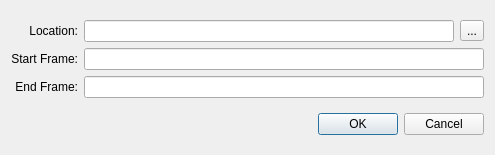
<?xml version="1.0" encoding="UTF-8"?>
<ui version="4.0">
 <class>Dialog</class>
 <widget class="QDialog" name="Dialog">
  <property name="geometry">
   <rect>
    <x>0</x>
    <y>0</y>
    <width>495</width>
    <height>155</height>
   </rect>
  </property>
  <property name="windowTitle">
   <string>Dialog</string>
  </property>
  <layout class="QGridLayout" name="gridLayout_2">
   <item row="0" column="0">
    <layout class="QGridLayout" name="gridLayout">
     <item row="0" column="0">
      <widget class="QLabel" name="label_3">
       <property name="text">
        <string>Location:</string>
       </property>
       <property name="alignment">
        <set>Qt::AlignRight|Qt::AlignTrailing|Qt::AlignVCenter</set>
       </property>
      </widget>
     </item>
     <item row="0" column="1">
      <layout class="QHBoxLayout" name="horizontalLayout">
       <item>
        <widget class="QLineEdit" name="lineEdit_location"/>
       </item>
       <item>
        <widget class="QToolButton" name="toolButton_location">
         <property name="text">
          <string>...</string>
         </property>
        </widget>
       </item>
      </layout>
     </item>
     <item row="1" column="0">
      <widget class="QLabel" name="label">
       <property name="text">
        <string>Start Frame:</string>
       </property>
       <property name="alignment">
        <set>Qt::AlignRight|Qt::AlignTrailing|Qt::AlignVCenter</set>
       </property>
      </widget>
     </item>
     <item row="1" column="1">
      <widget class="QLineEdit" name="lineEdit_startFrame"/>
     </item>
     <item row="2" column="0">
      <widget class="QLabel" name="label_2">
       <property name="text">
        <string>End Frame:</string>
       </property>
       <property name="alignment">
        <set>Qt::AlignRight|Qt::AlignTrailing|Qt::AlignVCenter</set>
       </property>
      </widget>
     </item>
     <item row="2" column="1">
      <widget class="QLineEdit" name="lineEdit_endFrame"/>
     </item>
    </layout>
   </item>
   <item row="1" column="0">
    <widget class="QDialogButtonBox" name="buttonBox">
     <property name="orientation">
      <enum>Qt::Horizontal</enum>
     </property>
     <property name="standardButtons">
      <set>QDialogButtonBox::Cancel|QDialogButtonBox::Ok</set>
     </property>
    </widget>
   </item>
  </layout>
 </widget>
 <resources/>
 <connections>
  <connection>
   <sender>buttonBox</sender>
   <signal>accepted()</signal>
   <receiver>Dialog</receiver>
   <slot>accept()</slot>
   <hints>
    <hint type="sourcelabel">
     <x>248</x>
     <y>254</y>
    </hint>
    <hint type="destinationlabel">
     <x>157</x>
     <y>274</y>
    </hint>
   </hints>
  </connection>
  <connection>
   <sender>buttonBox</sender>
   <signal>rejected()</signal>
   <receiver>Dialog</receiver>
   <slot>reject()</slot>
   <hints>
    <hint type="sourcelabel">
     <x>316</x>
     <y>260</y>
    </hint>
    <hint type="destinationlabel">
     <x>286</x>
     <y>274</y>
    </hint>
   </hints>
  </connection>
 </connections>
</ui>
